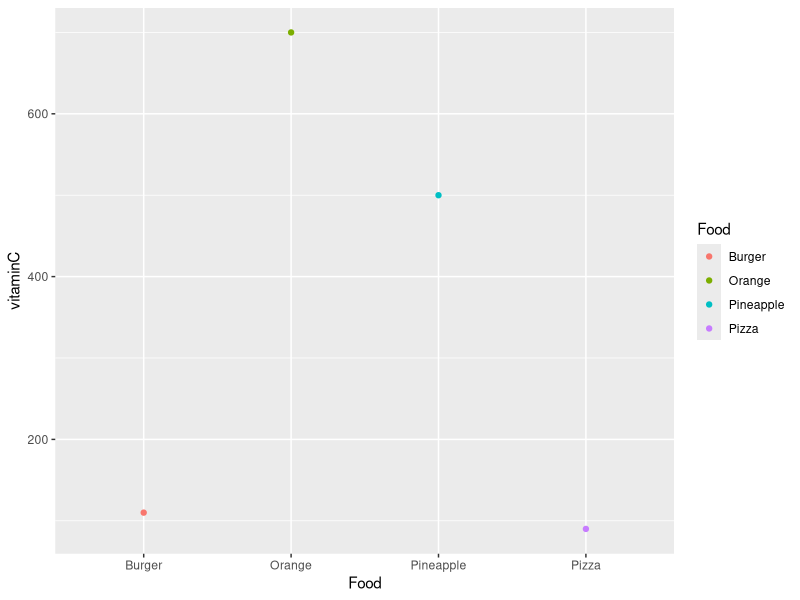
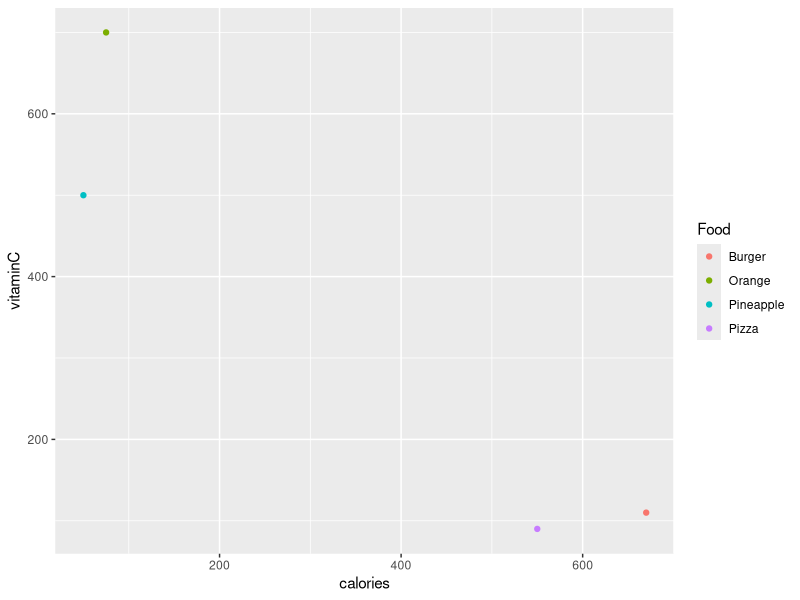
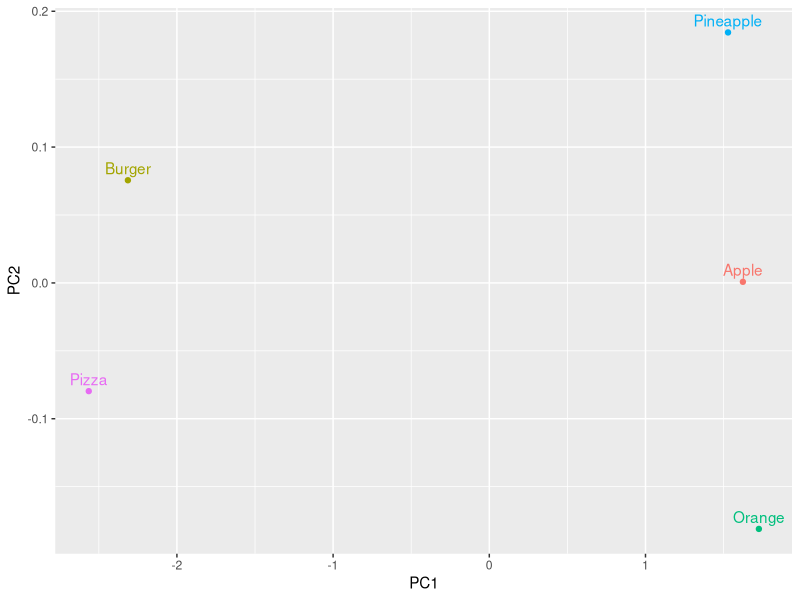

These charts were generated, in order, by the following R code:
## ---- chunk 1
knitr::opts_chunk$set(echo = F, include = F)
## ---- chunk 2
library(ggplot2)
library(dplyr)
library(stats)
## ---- chunk 3
df <- data.frame(Food = c("Pineapple", "Orange", "Pizza", "Burger"),
                 vitaminC = c(500,700,90,110))

df %>% 
  ggplot(., aes(x = Food, y = vitaminC, color = Food)) +
  geom_point() 
## ---- chunk 4
df2 <- data.frame(Food = c("Pineapple", "Orange", "Pizza", "Burger"),
                 vitaminC = c(500,700,90,110),
                 calories = c(50, 75, 550, 670))

df2 %>% 
  ggplot(., aes(x = calories, y = vitaminC, color = Food)) +
  geom_point() 
## ---- chunk 5
df3 <- data.frame(Food = c("Pineapple", "Apple", "Orange", "Pizza",
                           "Burger"),
                 vitaminC = c(600, 600, 600, 115,107),
                 calories = c(80, 80, 75, 650, 635),
                 vitaminD = c(400, 450, 500, 13, 16),
                 protein = c(5, 4, 3, 50, 42),
                 carbs = c(2, 3, 4, 55, 50))

pca_df <- df3 %>% 
  select(-Food)

pca_fit <- princomp(scale(pca_df), cor = F)

new_df <- df3 %>% 
  mutate(pc1 = pca_fit$scores[,1],
         pc2 = pca_fit$scores[,2])

new_df %>% 
  ggplot(., aes(x = pc1, y = pc2, color = Food)) +
  geom_point() +
  geom_text(aes(label = Food, vjust = -.5)) +
  theme(legend.position = "none") +
  xlab("PC1") +
  ylab("PC2")
  
